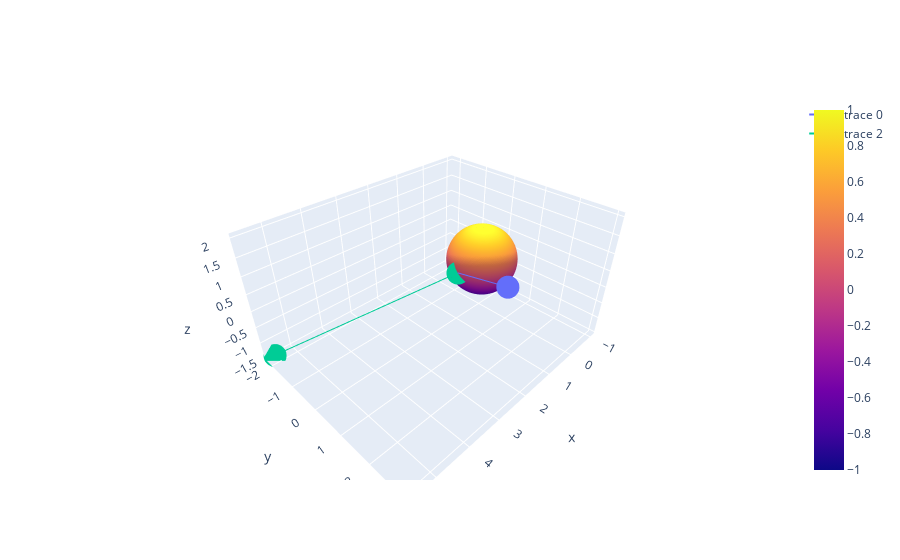

The code cell stored with this chart in its notebook:
### Markdown cell above
## Digression : affichage d'un rayon avec Plotly

### Code cell
import plotly.graph_objects as go

def line(P, Q):
    return go.Scatter3d(x=[P[0], Q[0]], y=[P[1], Q[1]], z=[P[2], Q[2]])

theta, phi = np.mgrid[0:2*np.pi:100j, 0:2*np.pi:100j]
s = (O, 1)
src = point(3, 3, 2)
P = point(1, 0, 0)
_, u = rayon_réfléchi(s, P, src)

fig = go.Figure(data=[ 
    line(src, P),
    go.Surface(x=np.cos(theta)*np.cos(phi), y=np.sin(theta)*np.cos(phi), z=np.sin(phi)),
    line(P, P + 3*u),
])
fig.show()

### Figure 1 — Plotly figure (JSON) as saved in the notebook; plotly's stock layout.template omitted (floating-point values rounded to 4 significant figures; data arrays with more than 128 entries replaced by an {"elided": "..."} marker saying what was removed)
{"data": [{"type": "scatter3d", "x": [3, 1], "y": [3, 0], "z": [2, 0]}, {"type": "surface", "x": {"elided": "100x100 float values"}, "y": {"elided": "100x100 float values"}, "z": {"elided": "100x100 float values"}}, {"type": "scatter3d", "x": [1, 5.545], "y": [0, -2.183], "z": [0, -1.455]}], "layout": {}}
